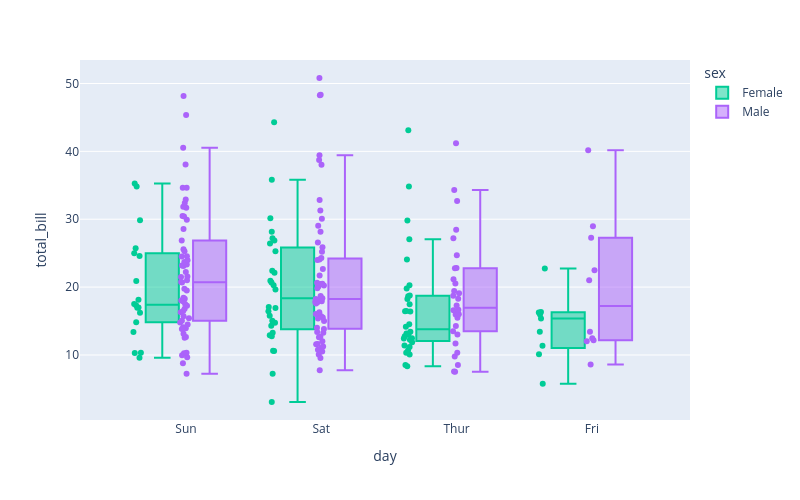

The notebook cell this image was saved under:
### Code cell
fig = px.box(
    tips,
    x="day",
    y="total_bill",
    color="sex",   # ensures different colors
    points="all",
    color_discrete_map={
        "A": "blue",
        "B": "pink"
    },
    width=800,
    height=500
)

fig.show()

### Figure 1 — Plotly figure (JSON) as saved in the notebook; plotly's stock layout.template omitted (floating-point values rounded to 4 significant figures; data arrays with more than 128 entries replaced by an {"elided": "..."} marker saying what was removed)
{"data": [{"alignmentgroup": "True", "boxpoints": "all", "hovertemplate": "sex=Female<br>day=%{x}<br>total_bill=%{y}<extra></extra>", "legendgroup": "Female", "marker": {"color": "#00cc96"}, "name": "Female", "notched": false, "offsetgroup": "Female", "orientation": "v", "showlegend": true, "type": "box", "x": ["Sun", "Sun", "Sun", "Sun", "Sun", "Sun", "Sat", "Sat", "Sat", "Sat", "Sat", "Sat", "Sun", "Sun", "Sat", "Sat", "Sat", "Sat", "Sat", "Sat", "Sat", "Thur", "Thur", "Fri", "Fri", "Fri", "Fri", "Fri", "Sat", "Sat", "Sat", "Sat", "Sat", "Sun", "Sun", "Thur", "Thur", "Thur", "Thur", "Thur", "Thur", "Thur", "Thur", "Thur", "Thur", "Thur", "Thur", "Thur", "Thur", "Thur", "Thur", "Thur", "Thur", "Thur", "Thur", "Thur", "Thur", "Sun", "Sun", "Sun", "Sun", "Sun", "Sat", "Sat", "Sun", "Sun", "Sun", "Thur", "Thur", "Thur", "Thur", "Thur", "Thur", "Thur", "Sat", "Sat", "Sat", "Sat", "Sat", "Fri", "Fri", "Fri", "Fri", "Sat", "Sat", "Sat", "Thur"], "x0": " ", "xaxis": "x", "y": [16.99, 24.59, 35.26, 14.83, 10.33, 16.97, 20.29, 15.77, 19.65, 15.06, 20.69, 16.93, 10.29, 34.81, 26.41, 16.45, 3.07, 17.07, 26.86, 25.28, 14.73, 10.07, 34.83, 5.75, 16.32, 22.75, 11.35, 15.38, 44.3, 22.42, 20.92, 14.31, 7.25, 25.71, 17.31, 10.65, 12.43, 24.08, 13.42, 12.48, 29.8, 14.52, 11.38, 20.27, 11.17, 12.26, 18.26, 8.51, 10.33, 14.15, 13.16, 17.47, 27.05, 16.43, 8.35, 18.64, 11.87, 29.85, 25.0, 13.39, 16.21, 17.51, 10.59, 10.63, 9.6, 20.9, 18.15, 19.81, 43.11, 13.0, 12.74, 13.0, 16.4, 16.47, 12.76, 13.27, 28.17, 12.9, 30.14, 13.42, 15.98, 16.27, 10.09, 22.12, 35.83, 27.18, 18.78], "y0": " ", "yaxis": "y"}, {"alignmentgroup": "True", "boxpoints": "all", "hovertemplate": "sex=Male<br>day=%{x}<br>total_bill=%{y}<extra></extra>", "legendgroup": "Male", "marker": {"color": "#ab63fa"}, "name": "Male", "notched": false, "offsetgroup": "Male", "orientation": "v", "showlegend": true, "type": "box", "x": {"elided": "157 str values"}, "x0": " ", "xaxis": "x", "y": {"elided": "157 float values"}, "y0": " ", "yaxis": "y"}], "layout": {"boxmode": "group", "height": 500, "legend": {"title": {"text": "sex"}, "tracegroupgap": 0}, "margin": {"t": 60}, "width": 800, "xaxis": {"anchor": "y", "domain": [0, 1], "title": {"text": "day"}}, "yaxis": {"anchor": "x", "domain": [0, 1], "title": {"text": "total_bill"}}}}
